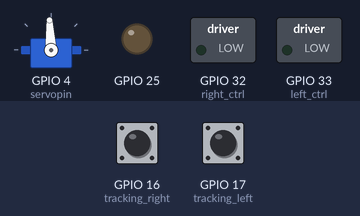
A sketch run on a simulated ESP32. Shown: servo, switched loads named in the sketch (green lamp = pin HIGH), output pins drawn as LEDs (lit = HIGH). The inputs (shaded band) are chosen by the test bench; at power-on: GPIO 16 (tracking_right) LOW, GPIO 17 (tracking_left) LOW. Servo pulses on a pin are drawn as a servo (544–2400 µs = 0–180°).

Above: at 1.5 s.
1.6 s: GPIO 16 (tracking_right) pulled HIGH for 0.15 s
At 1.67 s:
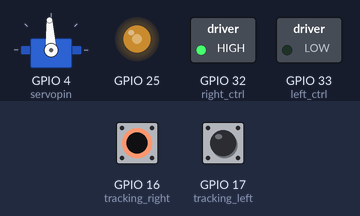
3.2 s: GPIO 17 (tracking_left) pulled HIGH for 0.15 s
At 3.27 s:
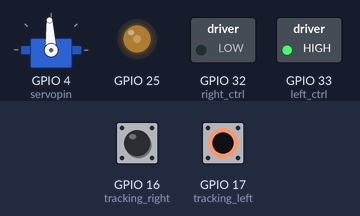
4.8 s: GPIO 17 (tracking_left) pulled HIGH for 3.2 s
At 9.2 s:
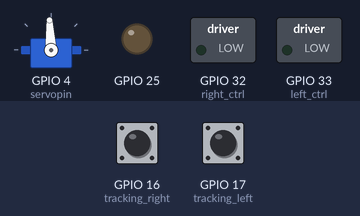
9.5 s: GPIO 16 (tracking_right) pulled HIGH for 3.2 s
At 10.3 s:
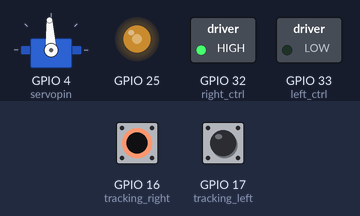
14.2 s: GPIO 16 (tracking_right) driven HIGH and GPIO 17 (tracking_left) driven HIGH
At 15.1 s:
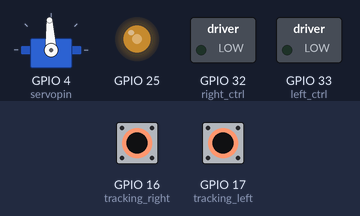
Timing chart, 0 to 16.7 s (numbered marks = the images above; inputs shaded):
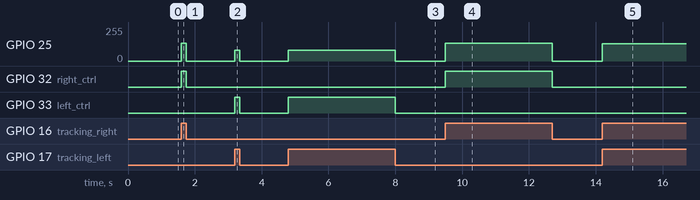

Measured:
- after the input at 1.6 s, GPIO 25: 0/255 → 134/255 at once, → 0/255 0.15 s later; GPIO 32 (right_ctrl): LOW → HIGH at once, → LOW 0.15 s later
- after the input at 3.2 s, GPIO 25: 0/255 → 80/255 at once, → 0/255 0.15 s later; GPIO 33 (left_ctrl): LOW → HIGH at once, → LOW 0.15 s later
- after the input at 4.8 s, GPIO 25: 0/255 → 80/255 at once, → 0/255 3.2 s later; GPIO 33 (left_ctrl): LOW → HIGH at once, → LOW 3.2 s later
- after the input at 9.5 s, GPIO 25: 0/255 → 134/255 at once, → 0/255 3.2 s later; GPIO 32 (right_ctrl): LOW → HIGH at once, → LOW 3.2 s later
- after the input at 14.2 s, GPIO 25: 0/255 → 129/255 at once

The sketch:

Project_07.2_Follow_Line_To_Walk.ino
```cpp
//*************************************************************************************
/*
Project 07.2: Follow line to walk
*/

//motor
#define left_ctrl  33  //define direction control pins of the left motor as gpio33
#define left_pwm  26   //define PWM control pins of the left motor as gpio26
#define right_ctrl  32 //define direction control pins of the right motor as gpio32
#define right_pwm  25  //define the PWM control pin of the right motor as gpio25

//IR line tracking
#define tracking_left  17  //set the pin of the left line tracking sensor to gpio17
#define tracking_right  16  //set the pin of the right line tracking sensor to gpio16
int L_val,R_val;//Define two variables

//servo
int channel_PWM = 3; // servo channels
// Servo frequency, then the period is 1/50, which is 20ms, PWM has a total of 16 channels, 0-7 high-speed channels are driven by 80Mhz clock, and the last 8 low-speed channels are driven by 1Mhz clock.
int freq_PWM = 50;
// PWM resolution, in the range of 0-20, fill in 10. Then the pwm value of ledcWrite is in the range of 0-1024.
int resolution_PWM = 10;
//
const int servopin = 4;//set the IO port of the servo to gpio4.

void setup() {
  pinMode(left_ctrl,OUTPUT);//set control pins of the left motor to OUTPUT
  ledcSetup(0, 1200, 8);//Set the frequency of LEDC channel 1 to 20 and the PWM resolution to 8, that is, the duty cycle is 256.   ledcAttachPin(26, 0);  //Connect the LEDC channel 1 to the gpio26 of the left motor
  pinMode(right_ctrl,OUTPUT);//set direction control pins of the right motor to OUTPUT..
  ledcSetup(1, 1200, 8);//Set the LEDC channel to 2, the frequency to 20, and the PWM resolution to 8, that is, the duty cycle is 256.
  ledcAttachPin(25, 1);  //LEDC channel 2 is connected to 1 the pin gpio25 of the right motor.

  pinMode(tracking_left, INPUT); //Set right pins of the left sensor to input
  pinMode(tracking_right, INPUT); //Set right pins of the right sensor to input

  ledcSetup(3, 50, 10); // set servo channels3 frequency to 50,PWM resolution to 10.
  ledcAttachPin(4, 3);  //Connect the LEDC channel  to the IO port you set
  ledcWrite(channel_PWM, 77);  //The 20ms high level is about 1.5ms, which is 1.5/20*1024, at this time the servo rotates 90°.
  delay(300);
}

void loop()
{
  tracking(); //run main programs
}

void tracking()
{
  L_val = digitalRead(tracking_left);//read the value of the left line tracking sensor
  R_val = digitalRead(tracking_right);//read the value of the right line tracking sensor
  if((L_val == 1)&&(R_val == 1))//if both of sensors detect black lines
  {
    front();//go forward
  }
  else if((L_val == 1)&&(R_val == 0))//if only the left sensor detects black lines
  {
    left();//turn left
  }
  else if((L_val == 0)&&(R_val == 1))//if only the right sensor detects black lines
  {
    right();//turn right
  }
  else//if none of sensors detects black lines
  {
    Stop();//stop
   }
}

void front()//define the state of going forward
{
  digitalWrite(left_ctrl,LOW); //set direction control pins of the left motor to LOW.
  ledcWrite(0, 130); //Connect the LEDC channel 1 to the left motor and outputs PWM 200
  digitalWrite(right_ctrl,LOW); //set control pins of the right motor to LOW.
  ledcWrite(1, 130); //Connect the LEDC channel 2 to the right motor and outputs PWM 200
}
void left()//define the state of turning left
{
  digitalWrite(left_ctrl,HIGH); //set direction control pins of the left motor to HIGH..
  ledcWrite(0, 135); //Connect the LEDC channel 1 to the left motor and outputs PWM 200
  digitalWrite(right_ctrl,LOW); //set control pins of the right motor to LOW.
  ledcWrite(1, 80); //Connect the LEDC channel 2 to the right motor and outputs PWM 200
}
void right()//define the state of turning right
{
  digitalWrite(left_ctrl,LOW); //set direction control pins of the left motor to LOW.
  ledcWrite(0, 80); //Connect the LEDC channel 1 to the left motor and outputs PWM 200
  digitalWrite(right_ctrl,HIGH); //set control pins of the right motor to HIGH..
  ledcWrite(1, 135); //Connect the LEDC channel 2 to the right motor and outputs PWM 200
}
void Stop()//define the state of stopping
{
  digitalWrite(left_ctrl,LOW);//set direction control pins of the left motor to LOW.
  ledcWrite(0, 0); //Connect the LEDC channel 1 to the left motor and outputs PWM 0
  digitalWrite(right_ctrl,LOW);//set control pins of the right motor to LOW.
  ledcWrite(1, 0); //Connect the LEDC channel 2 to the right motor and outputs PWM 0
}
//*************************************************************************************
```
